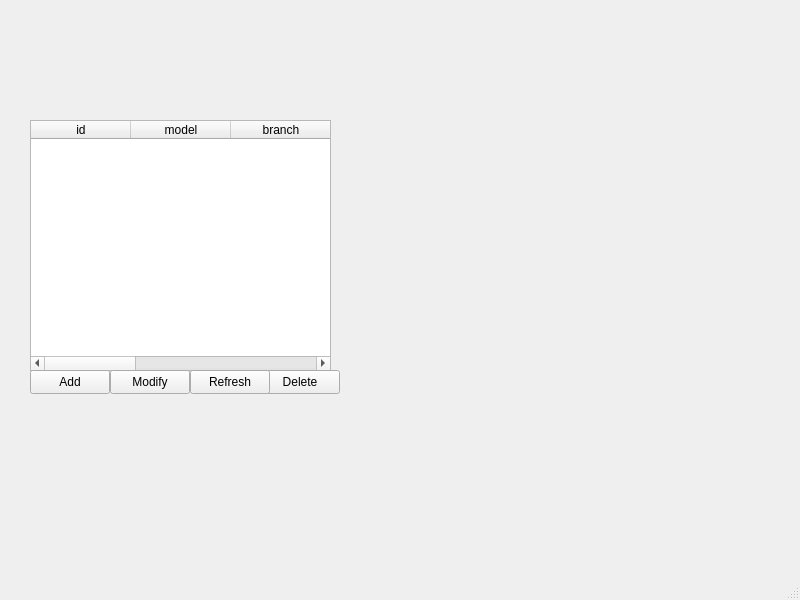
<?xml version="1.0" encoding="UTF-8"?>
<ui version="4.0">
 <class>MainWindow</class>
 <widget class="QMainWindow" name="MainWindow">
  <property name="geometry">
   <rect>
    <x>0</x>
    <y>0</y>
    <width>800</width>
    <height>600</height>
   </rect>
  </property>
  <property name="windowTitle">
   <string>MainWindow</string>
  </property>
  <widget class="QWidget" name="centralwidget">
   <widget class="QTableWidget" name="tableView">
    <property name="geometry">
     <rect>
      <x>30</x>
      <y>120</y>
      <width>301</width>
      <height>251</height>
     </rect>
    </property>
    <property name="columnCount">
     <number>6</number>
    </property>
    <column>
     <property name="text">
      <string>id</string>
     </property>
    </column>
    <column>
     <property name="text">
      <string>model</string>
     </property>
    </column>
    <column>
     <property name="text">
      <string>branch</string>
     </property>
    </column>
    <column/>
    <column/>
    <column/>
   </widget>
   <widget class="QPushButton" name="addButton">
    <property name="geometry">
     <rect>
      <x>30</x>
      <y>370</y>
      <width>80</width>
      <height>24</height>
     </rect>
    </property>
    <property name="text">
     <string>Add</string>
    </property>
   </widget>
   <widget class="QPushButton" name="modifyButton">
    <property name="geometry">
     <rect>
      <x>110</x>
      <y>370</y>
      <width>80</width>
      <height>24</height>
     </rect>
    </property>
    <property name="text">
     <string>Modify</string>
    </property>
   </widget>
   <widget class="QPushButton" name="deleteButton">
    <property name="geometry">
     <rect>
      <x>260</x>
      <y>370</y>
      <width>80</width>
      <height>24</height>
     </rect>
    </property>
    <property name="text">
     <string>Delete</string>
    </property>
   </widget>
   <widget class="QPushButton" name="refreshbutton">
    <property name="geometry">
     <rect>
      <x>190</x>
      <y>370</y>
      <width>80</width>
      <height>24</height>
     </rect>
    </property>
    <property name="text">
     <string>Refresh</string>
    </property>
   </widget>
  </widget>
  <widget class="QMenuBar" name="menubar">
   <property name="geometry">
    <rect>
     <x>0</x>
     <y>0</y>
     <width>800</width>
     <height>21</height>
    </rect>
   </property>
  </widget>
  <widget class="QStatusBar" name="statusbar"/>
 </widget>
 <resources/>
 <connections/>
</ui>
